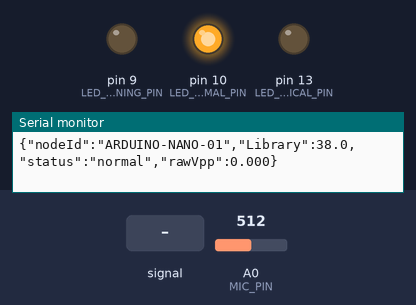
Bench run of a sketch on a simulated Arduino Nano, built with avr-gcc and run on an emulated ATmega328P. Shown: output pins drawn as LEDs (lit = HIGH), the last lines printed to the serial monitor. The test bench sets the inputs (shaded band); at power-on: A0 (MIC_PIN) = 512. Random numbers use the default seed unless the sketch sets one.

Above: at 2.0 s.
2.1 s: A0 (MIC_PIN) fed a 200 Hz sine of ±460 counts around its level
At 3.5 s:
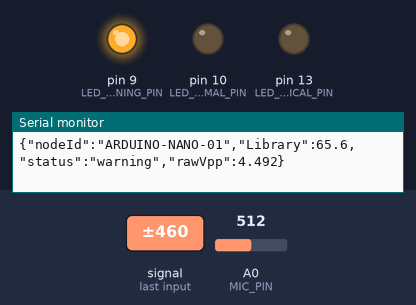
3.8 s: A0 (MIC_PIN) set to 716
At 4.9 s:
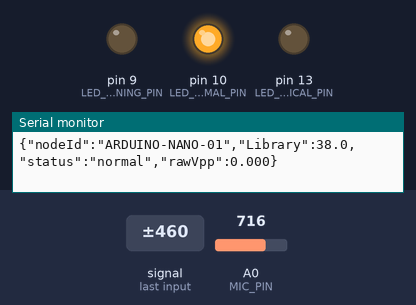
Timing chart, 0 to 6.8 s (numbered marks = the images above; inputs shaded):
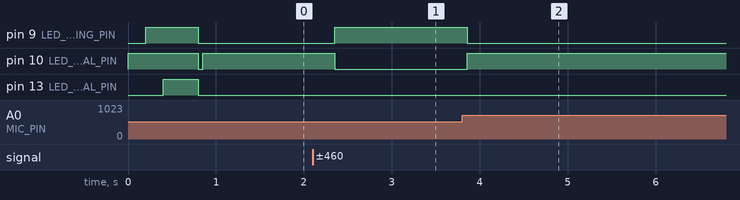

Measured:
- after the input at 2.1 s, pin 9 (LED_WARNING_PIN): LOW → HIGH after 0.25 s; pin 10 (LED_NORMAL_PIN): HIGH → LOW after 0.25 s
- after the input at 3.8 s, pin 9 (LED_WARNING_PIN): HIGH → LOW after 0.06 s; pin 10 (LED_NORMAL_PIN): LOW → HIGH after 0.06 s

The sketch:

arduino_nano_silentalert.ino
```cpp
/*
  =============================================================================
  SilentAlert IoT Acoustic Node - Arduino Nano Firmware
  =============================================================================
  Target MCU: Arduino Nano (ATmega328P) / Arduino Nano 33 BLE
  Sensors: MAX4466 Electret Microphone Amplifier with AGC or KY-037/038
  Indicators: Onboard Status LED (D13) & RGB Indicator (D9 Red, D10 Green, D11 Blue)

  Description:
  Performs real-time analog sound sampling over a 50ms window, computes the
  peak-to-peak voltage differential (Vpp), maps the signal to calibrated
  decibel SPL (dBA), enforces local acoustic thresholds with visual cues,
  and outputs clean JSON telemetry packets via 115200 baud UART Serial.
  =============================================================================
*/

const int MIC_PIN = A0;             // Analog input from MAX4466 OUT
const int LED_NORMAL_PIN = 10;      // Green LED (Normal <60 dB)
const int LED_WARNING_PIN = 9;      // Yellow/Orange LED (Warning 60-70 dB)
const int LED_CRITICAL_PIN = 13;    // Red LED & Builtin (Critical >70 dB)

// Sampling window width (50 ms = 20 Hz low frequency capture)
const int SAMPLE_WINDOW_MS = 50;

// Acoustic Alert Thresholds in dBA
const float THRESHOLD_WARNING = 60.0;
const float THRESHOLD_CRITICAL = 70.0;

// Calibration parameters for MAX4466 (3.3V or 5V VCC)
// Calibrate baseline quiet room to ~35-40 dBA
const float DB_BASELINE_OFFSET = 38.0;
const float DB_SCALE_FACTOR = 42.0;

void setup() {
  Serial.begin(115200);
  while (!Serial && millis() < 2000); // Wait for USB connection

  pinMode(MIC_PIN, INPUT);
  pinMode(LED_NORMAL_PIN, OUTPUT);
  pinMode(LED_WARNING_PIN, OUTPUT);
  pinMode(LED_CRITICAL_PIN, OUTPUT);

  // Startup indicator sequence
  digitalWrite(LED_NORMAL_PIN, HIGH);
  delay(200);
  digitalWrite(LED_WARNING_PIN, HIGH);
  delay(200);
  digitalWrite(LED_CRITICAL_PIN, HIGH);
  delay(400);
  digitalWrite(LED_NORMAL_PIN, LOW);
  digitalWrite(LED_WARNING_PIN, LOW);
  digitalWrite(LED_CRITICAL_PIN, LOW);

  Serial.println(F("{\"status\":\"booted\",\"device\":\"ARDUINO-NANO-01\",\"node\":\"SilentAlert-Edge-v2\"}"));
}

void loop() {
  unsigned long startMillis = millis();
  unsigned int peakToPeak = 0;
  unsigned int signalMax = 0;
  unsigned int signalMin = 1024;

  // Collect samples within 50ms window
  while (millis() - startMillis < SAMPLE_WINDOW_MS) {
    int sample = analogRead(MIC_PIN);
    if (sample < 1024) {
      if (sample > signalMax) {
        signalMax = sample;
      }
      if (sample < signalMin) {
        signalMin = sample;
      }
    }
  }

  peakToPeak = signalMax - signalMin; // Amplitude peak-to-peak

  // Convert analog reading to volts (assuming 5V reference)
  double volts = (peakToPeak * 5.0) / 1024.0;

  // Logarithmic conversion to decibels (Sound Pressure Level estimate)
  float decibel = DB_BASELINE_OFFSET;
  if (volts > 0.01) {
    decibel = DB_BASELINE_OFFSET + (log10(volts + 0.05) * DB_SCALE_FACTOR);
  }

  // Bound decibel level to realistic indoor range [30 - 100 dB]
  if (decibel < 32.0) decibel = 32.0 + (random(0, 30) / 10.0);
  if (decibel > 98.0) decibel = 98.0;

  // Determine acoustic state & update local visual alarms
  const char* statusStr = "normal";
  if (decibel >= THRESHOLD_CRITICAL) {
    statusStr = "critical";
    digitalWrite(LED_NORMAL_PIN, LOW);
    digitalWrite(LED_WARNING_PIN, LOW);
    digitalWrite(LED_CRITICAL_PIN, HIGH);
  } else if (decibel >= THRESHOLD_WARNING) {
    statusStr = "warning";
    digitalWrite(LED_NORMAL_PIN, LOW);
    digitalWrite(LED_WARNING_PIN, HIGH);
    digitalWrite(LED_CRITICAL_PIN, LOW);
  } else {
    statusStr = "normal";
    digitalWrite(LED_NORMAL_PIN, HIGH);
    digitalWrite(LED_WARNING_PIN, LOW);
    digitalWrite(LED_CRITICAL_PIN, LOW);
  }

  // Transmit JSON Telemetry Packet over Serial to SilentAlert Server
  Serial.print(F("{\"nodeId\":\"ARDUINO-NANO-01\",\"Library\":"));
  Serial.print(decibel, 1);
  Serial.print(F(",\"status\":\""));
  Serial.print(statusStr);
  Serial.print(F("\",\"rawVpp\":"));
  Serial.print(volts, 3);
  Serial.println(F("}"));

  delay(450); // Transmit every ~500ms
}
```
